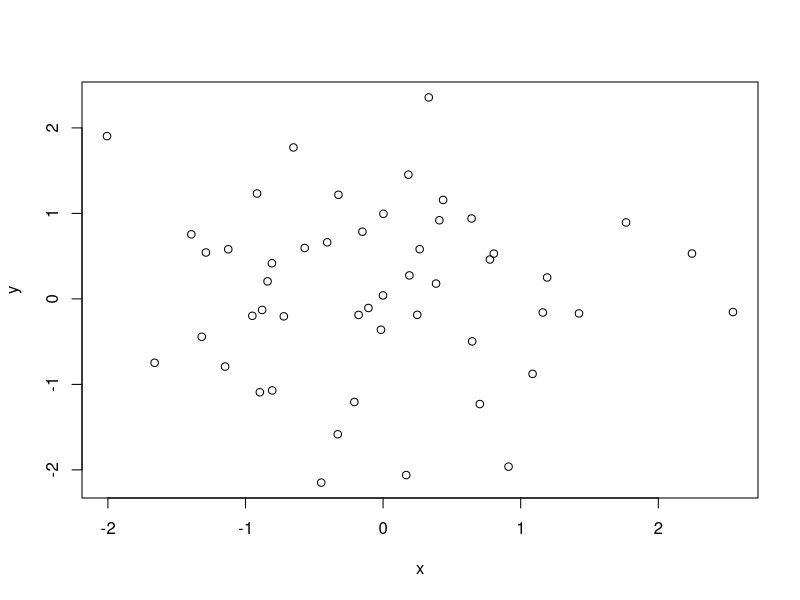
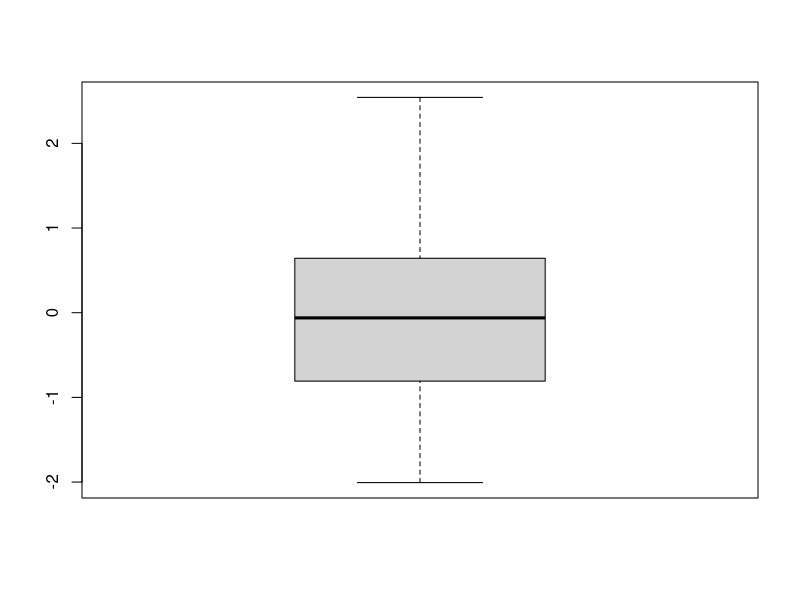
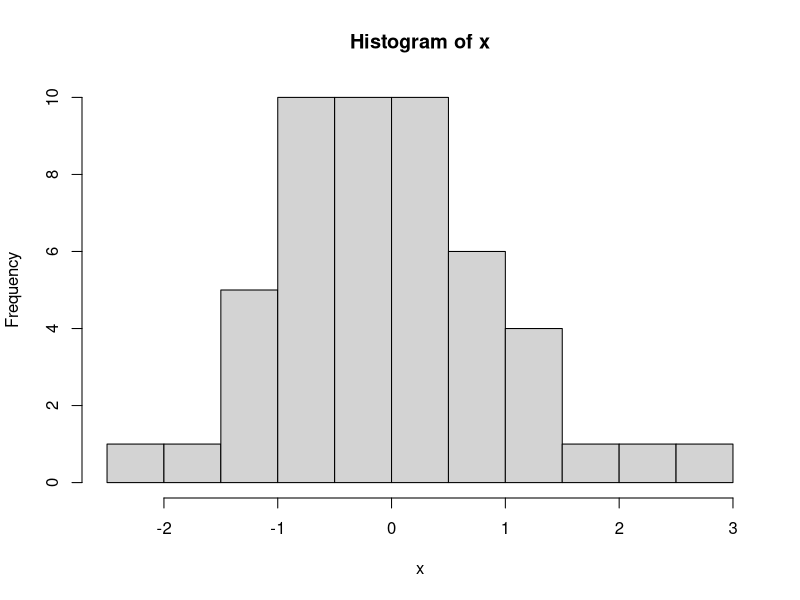

R code for these plots, in order:
x <- rnorm(50)
y <- rnorm(x)

plot(x,y)

boxplot(x)
hist(x)


x <- c(10.4, 5.6, 3.1, 6.4, 21.7)

print(x)

y <- range(x)
print(y)


# Tasks
# 1 - Identify the values of x between 3 and 7
x <- 1:20
y <- (x > 3) & (x <7)
print(x[y])

# or
y <- which(x > 3 & x < 7)
print(y)

#2. Identify which values of x are greater than the mean of x
x.mean <- mean(x)
x.grtThnMean <- which(x > x.mean)
print(x.grtThnMean)

#3. Identify which values of x are more than 1 standard deviation from the mean of x. Hint: ?sd
x.sdGrt <- which(x < x.mean - sd(x) | x > x.mean + sd(x))
print(x.sdGrt)






